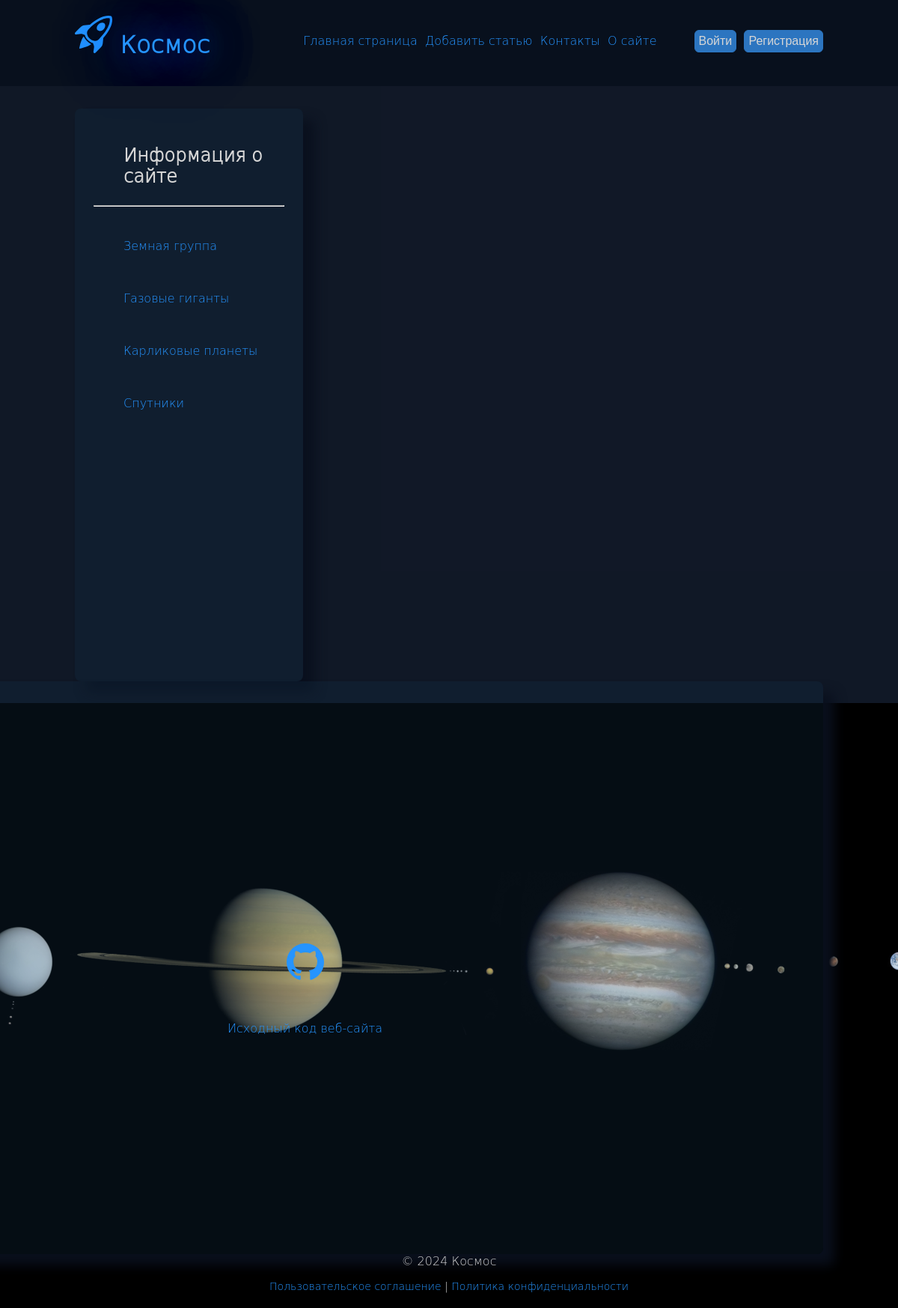
The page /about/ on the database its author committed.
### basis/models.py (models this page shows, shortened)
class Category(models.Model):
    name = models.CharField(max_length=100, db_index=True, verbose_name="Категория")
    slug = models.SlugField(max_length=255, unique=True, db_index=True)
    class Meta:
        verbose_name = "категорию"
        verbose_name_plural = "Категории"
    def get_absolute_url(self):
        return reverse('category', kwargs={'category_slug': self.slug})

### basis/views.py (the view)
# urls.py: path('about/', views.AboutPage.as_view(), name='about'),
class AboutPage(TemplateView):
    template_name = 'basis/about.html'
    extra_context = {
        'title': 'О сайте',
        'main_title': 'Информация о сайте',
    }

### basis/templatetags/basis_tags.py (called while the page is built)
@register.inclusion_tag('basis/categories.html')
def get_categories(category_selected=0):
    categories = Category.objects.all()
    return {'categories': categories, 'category_selected': category_selected}

### basis/views.py (called while the page is built)
def get_menu():
    menu = [{'main_title': 'Контакты', 'name': 'contact'}, {'main_title': 'О сайте', 'name': 'about'}]
    return menu

### users/context_processors.py (called while the page is built)
def get_menu_context(request):
    return {'menu': get_menu()}

### basis/templates/basis/about.html (shortened to what this page needs)
{% extends 'base.html' %}
{% block content %}
<div class="about-block">
    <a href='https://github.com/Kepler54/Website' target="_blank">
    </a>
</div>
<div class="about-text">
    <a href='https://github.com/Kepler54/Website' target="_blank">
        Исходный код веб-сайта
    </a>
</div>
{% endblock %}

### basis/templates/basis/categories.html
{% for c in categories %}
{% if c.id == category_selected %}
<br>
<ul><a class="selected">{{c.name}}</a></ul>
{% else %}
<br>
<ul><a href="{{c.get_absolute_url}}">{{c.name}}</a></ul>
{% endif %}
{% endfor %}

### basis/static/basis/css/styles.css (style rules this page uses)
html, body { height: 100%; margin: 0 auto; font-family: 'DejaVu Sans Light', 'Tahoma'; background: #192131; }
p { color: #D6D6D6; }
a { color: #2594ff; text-decoration: none; }
div.about-block { padding-top: 300px; text-align: center; }
div.about-text { padding-top: 50px; text-align: center; }

### rows shown on the page
Category: name "Земная группа"
Category: name "Газовые гиганты"
Category: name "Карликовые планеты"
Category: name "Спутники"

### other values the page prints
{{ m.main_title }} "Контакты" "О сайте"
{{ main_title|linebreaks }} "Информация о сайте"
